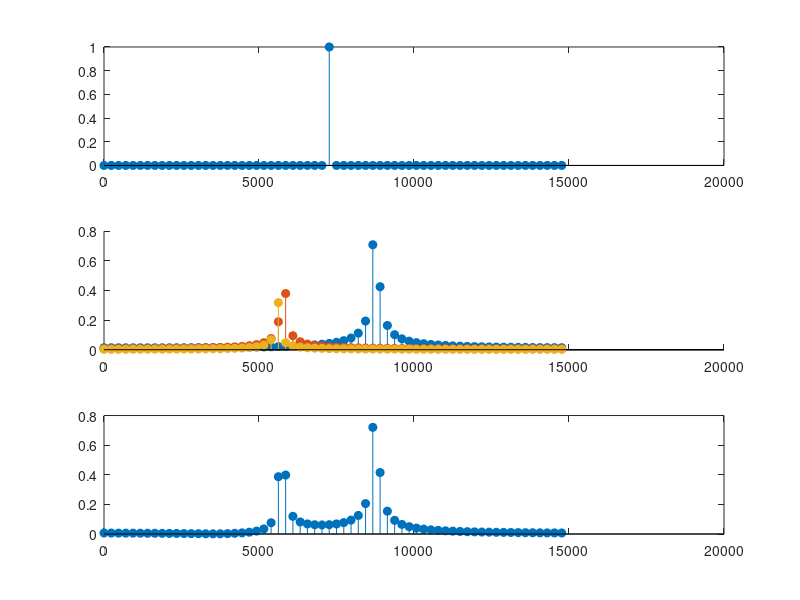

This chart was generated by the following MATLAB code:
clc, clear all
fc =4e9;
delta_f = 15e3;
T = 1/delta_f;
M = 14;
N = 64;
nu = 0 :1/(N*T) : (N-1)/(N*T);
tau = 0 :1/(10*M*delta_f) : 1/delta_f;
tap = 3;
        % Fractional Doppler

%{
for n = 1:N
%f_nu1 = sind(rad2deg(pi*nu*N*T))./sind(rad2deg(pi*nu*T));
f_nu(n,:) = (1/sqrt(N))*sind(rad2deg(pi*(nu+ (n-1)/(N*T))*N*T))./sind(rad2deg(pi*(nu + (n-1)/(N*T))*T));
hold on
grid on
plot(nu, f_nu(n,:).^2 );
end
hold off
f_nu_sum = sum((f_nu).^2, 1);
figure;
plot(nu, f_nu_sum);
%}
x = zeros(1, N);
x(N/2) = 1;
doppler = zeros(1,tap);
doppler_inx = zeros(1, tap);
int_doppler_inx = zeros(1,tap);
frac_doppler_inx = zeros(1,tap);
chan_coef = zeros(1,tap);
beta = zeros(3, N);
%% channel parameter
delay_pow_prof = [0, -1.5, -2];
lin_pow_prof = 10.^(delay_pow_prof/10);
lin_pow_prof = lin_pow_prof/sum(lin_pow_prof);
max_speed = 500;           % 500 km/h
v = max_speed*(1000/3600);
max_doppler = (v*fc)/(299792458);

grid on;
subplot(311)
stem(nu, abs(x), "filled");

subplot(312)
hold on;
for i = 1:3
%% channel coef
chan_coef(i) = sqrt(lin_pow_prof(i)).*(sqrt(1/2) * (randn(1)+1i*randn(1)));
%% Doppler shift
doppler(i) = max_doppler*cos(2*pi*rand(1));
doppler_inx(i) = doppler(i)*(N*T); % Doppler taps using Jake's spectrum
%doppler_inx = [1, 2, -4, -3, 5, 6, -10, 13, -14];
%doppler = doppler_inx/(N*T);
int_doppler_inx(i) = round(doppler_inx(i));                  % Integer Doppler
frac_doppler_inx(i) = doppler_inx(i)-int_doppler_inx(i);
for k = 0:N-1
        if  frac_doppler_inx(i) ==0
            beta(i, k+1) = beta(i,k+1) + chan_coef(i)*x(mod(k-int_doppler_inx(i), N)+1);
            continue;
        end
        for q = 0:N-1
            beta(i, k+1) = beta(i,k+1) + chan_coef(i)/N*(exp(-1i*2*pi*(-q-frac_doppler_inx(i)))-1)/(exp(-1i*2*pi/N*(-q-frac_doppler_inx(i)))-1)...
                        *x(mod(k-int_doppler_inx(i)+q, N)+1);
%beta(i+1) = exp(-1i*2*pi*mod((k-int_doppler_inx(i)+q),N))
        end
end
stem(nu, abs(beta(i,:)), "filled");
end
hold off;
subplot(313)
stem(nu, abs(sum(beta,1)), "filled");
